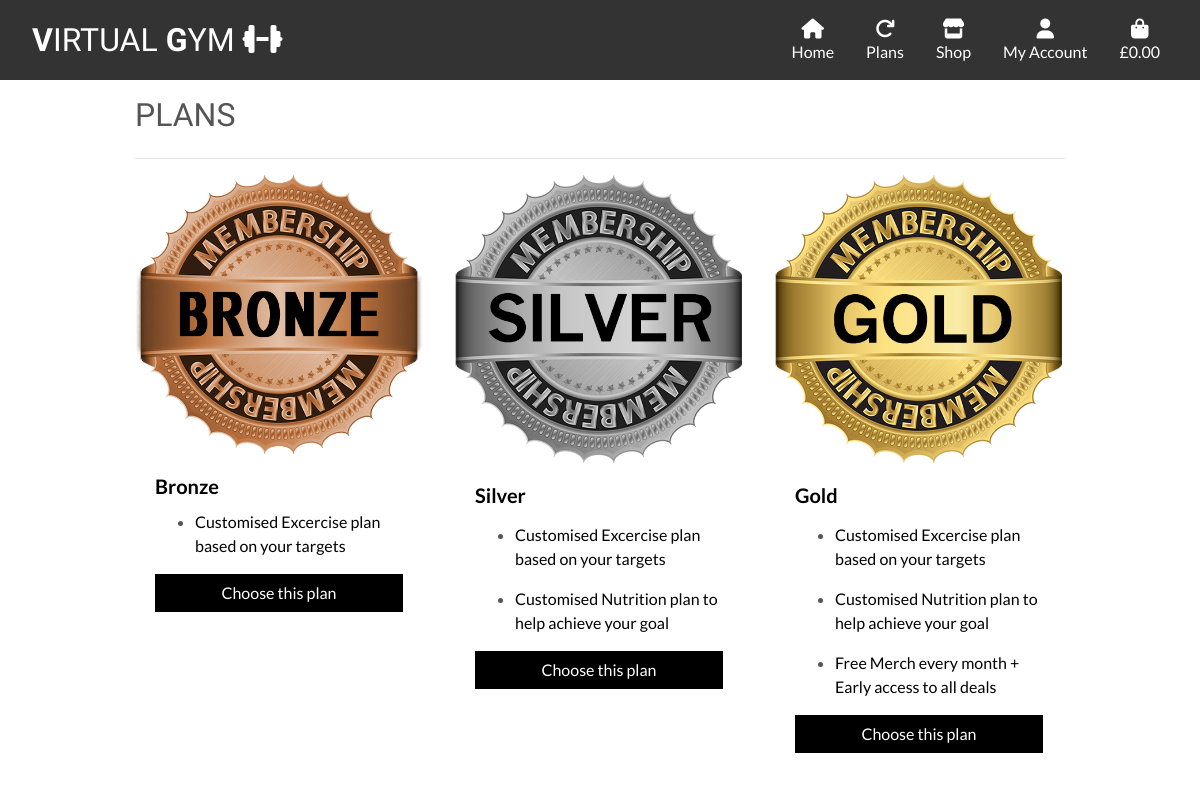
/plan/, run on the app's committed database.
### plan/models.py (models this page shows, shortened)
class Plan(models.Model):
    name = models.CharField(max_length=100)
    image_url = models.URLField(max_length=1024, null=True, blank=True)
    image = models.ImageField(null=True, blank=True)

class Service(models.Model):
    pricing_tiers = models.ForeignKey(Plan, blank=True,
                                      on_delete=models.CASCADE)
    name = models.CharField(max_length=100)
    description = models.TextField()

### plan/views.py (the view)
# urls.py: path('', views.all_plan, name='plan'),
def all_plan(request):
    plan = Plan.objects.all()
    service = Service.objects.all()
    context = {
        'plan': plan,
        'service': service,
    }
    return render(request, 'plan/plan.html', context)

### bag/contexts.py (called while the page is built, shortened)
def bag_contents(request):
    bag_items = []
    total = 0
    product_count = 0
    bag = request.session.get('bag', {})
    if total < settings.FREE_DELIVERY_THRESHOLD:
        delivery = total * Decimal(settings.STANDARD_DELIVERY_PERCENTAGE / 100)
        free_delivery_delta = settings.FREE_DELIVERY_THRESHOLD - total
    else:
        delivery = 0
        free_delivery_delta = 0
    grand_total = delivery + total
    context = {
        'bag_items': bag_items,
        'total': total,
        'product_count': product_count,
        'delivery': delivery,
        'free_delivery_delta': free_delivery_delta,
        'free_delivery_threshold': settings.FREE_DELIVERY_THRESHOLD,
        'grand_total': grand_total,
    }
    return context

### plan/templates/plan/plan.html (shortened to what this page needs)
{% extends "base.html" %}
{% load static %}
{% block page-header %}
    <div class="container header-container">
    </div>
{% endblock %}
{% block content %}
    <div class="container mb-2">
        <div class="row">
            <div class="col mt-3">
                <h2 class="logo-font mb-4">Plans</h2>
                <hr>
            </div>
        </div>
        <div class="row">
            {% for p in plan %}
            <div class="col-12 col-md-4 mb-4">
                <div class="card membership-card-customisation" style="width: 18rem;">
                    {% if p.image %}
                        <img src="{{ p.image.url }}" class="card-img-top" alt="{{ p.name }}">
                    {% else %}
                        <a href="">
                            <img class="card-img-top img-fluid" src="{{ MEDIA_URL }}noimage.png" alt="{{ p.name }}">
                        </a>
                    {% endif %}
                    <div class="card-body">
                        <h5 class="card-title text-black"><strong>{{p.name}}</strong></h5>
                        {% for s in service %}
                        <ul>
                           {% if s.pricing_tiers.name == p.name %}
                               <li><p class="card-text membership-card-height text-black">{{s.description}}</p></li>
                            {% endif %}
                        </ul>
                        {% endfor %}
                        {% if request.user.is_authenticated %}
                            <a href="{% url 'user_check' pid=p.id %}" class="btn rounded-0 btn-black w-100">Choose this plan</a>
                        {% else %}
                            <a href="{% url 'account_login' %}" class="btn rounded-0 btn-black w-100">Choose this plan</a>
                        {% endif %}
                    </div>
                </div>
            </div>
            {% endfor %}
        </div>
    </div>
{% endblock %}

### static/css/base.css (style rules this page uses)
html { height: 100%; }
body { background: url('/media/background.jpg') no-repeat center center fixed; background-size: cover; height: calc(100vh - 80px); color: #555; font-family: 'Lato' }
.logo-font { text-transform: uppercase; font-family: 'Krona One', sans-serif; }
.btn-black { background: black; color: white; }
.text-black { color: black; }
.membership-card-customisation { border: 0; }
@media (min-width: 1200px) { .container { max-width:80%; } }
@media (min-width: 992px) { .header-container { padding-top: 80px; } }

### data on the page
Plan: image (picture), name "Bronze"
Service: description "Customised Excercise plan based on your targets"
Plan: image (picture), name "Silver"
Service: description "Customised Excercise plan based on your targets"
Service: description "Customised Nutrition plan to help achieve your goal"
Plan: image (picture), name "Gold"
Service: description "Customised Excercise plan based on your targets"
Service: description "Customised Nutrition plan to help achieve your goal"
Service: description "Free Merch every month + Early access to all deals"
